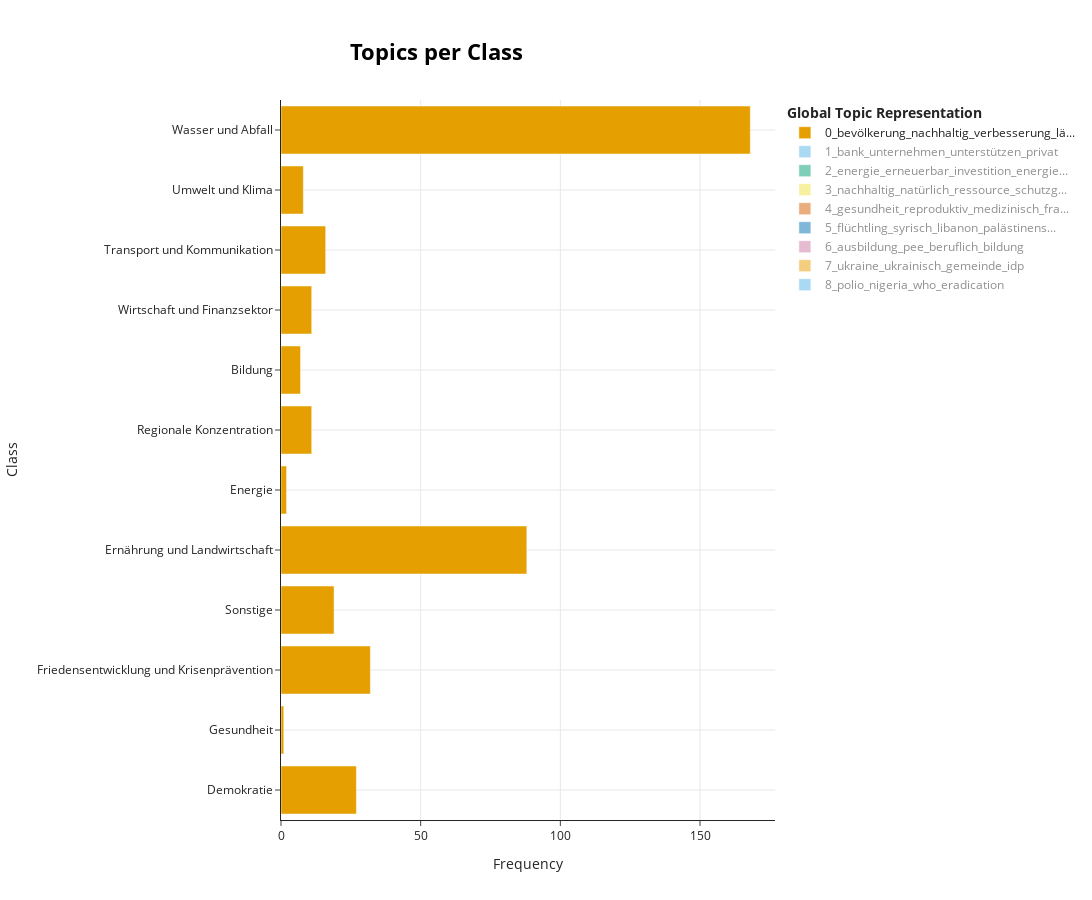

The cell this chart's notebook holds for it:
### Code cell
topic_model.visualize_topics_per_class(topics_per_class)

### Figure 1 — Plotly figure (JSON) as saved in the notebook; plotly's stock layout.template omitted (floating-point values rounded to 4 significant figures)
{"data": [{"hoverinfo": "text", "hovertext": ["<b>Topic 0</b><br>Words: kommunal, lokal, infrastruktur, bevölkerung, national", "<b>Topic 0</b><br>Words: bisp, arm, transfer, frau, flut", "<b>Topic 0</b><br>Words: bevölkerung, infrastruktur, sozial, verbesserung, lokal", "<b>Topic 0</b><br>Words: verbesserung, sozial, infrastruktur, umsetzung, bevölkerung", "<b>Topic 0</b><br>Words: landwirtschaftlich, bevölkerung, ländlich, nachhaltig, verbesserung", "<b>Topic 0</b><br>Words: sanepar, china, winter, kläranlage, heizkessel", "<b>Topic 0</b><br>Words: städtisch, ulbs, nachhaltig, infrastruktur, stadt", "<b>Topic 0</b><br>Words: bildung, ausgewählt, weiterbildung, beruflich, wachstumsregion", "<b>Topic 0</b><br>Words: ländlich, agrarsektor, landwirtschaftlich, nachhaltig, shandong", "<b>Topic 0</b><br>Words: ländlich, infrastruktur, straße, bevölkerung, weg", "<b>Topic 0</b><br>Words: batumi, bevölkerung, nachhaltig, stadt, verbesserung", "<b>Topic 0</b><br>Words: bevölkerung, wasser, stadt, verbesserung, nachhaltig"], "marker": {"color": "#E69F00"}, "name": "0_bevölkerung_nachhaltig_verbesserung_lä...", "orientation": "h", "type": "bar", "visible": true, "x": [27, 1, 32, 19, 88, 2, 11, 7, 11, 16, 8, 168], "y": ["Demokratie", "Gesundheit", "Friedensentwicklung und Krisenprävention", "Sonstige", "Ernährung und Landwirtschaft", "Energie", "Regionale Konzentration", "Bildung", "Wirtschaft und Finanzsektor", "Transport und Kommunikation", "Umwelt und Klima", "Wasser und Abfall"]}, {"hoverinfo": "text", "hovertext": ["<b>Topic 1</b><br>Words: öffentlich, distrikt, lokal, unterstützen, bevölkerung", "<b>Topic 1</b><br>Words: afreximbank, covid, afrikanisch, bank, mitgliedsstaat", "<b>Topic 1</b><br>Words: sozial, fazilität, entwicklung, komponente, ecowas", "<b>Topic 1</b><br>Words: sigap, zusage, unterstützen, öffentlich, privat", "<b>Topic 1</b><br>Words: national, saatgutbanke, ipf, parm, flloca", "<b>Topic 1</b><br>Words: afrika, privat, ghana, finanzierung, pidg", "<b>Topic 1</b><br>Words: digital, verwaltung, uemoa, transformation, boad", "<b>Topic 1</b><br>Words: medium, dwa, medienfakultät, zugang, media", "<b>Topic 1</b><br>Words: bank, unternehmen, privat, kredit, fond", "<b>Topic 1</b><br>Words: unterstützen, unterstützung, rfa, häfe, roads", "<b>Topic 1</b><br>Words: ruandisch, fonerwa, ndc, ruanda, nachhaltig", "<b>Topic 1</b><br>Words: wasserversorger, iff, ansatz, lokal, bank"], "marker": {"color": "#56B4E9"}, "name": "1_bank_unternehmen_unterstützen_privat", "orientation": "h", "type": "bar", "visible": "legendonly", "x": [52, 1, 4, 15, 5, 7, 1, 3, 200, 8, 6, 2], "y": ["Demokratie", "Gesundheit", "Friedensentwicklung und Krisenprävention", "Sonstige", "Ernährung und Landwirtschaft", "Energie", "Regionale Konzentration", "Bildung", "Wirtschaft und Finanzsektor", "Transport und Kommunikation", "Umwelt und Klima", "Wasser und Abfall"]}, {"hoverinfo": "text", "hovertext": ["<b>Topic 2</b><br>Words: btap, forstverwaltung, serbisch, provinz, dienstleistungsunternehm", "<b>Topic 2</b><br>Words: schrott, recycling, energie, türkei, erneuerbar", "<b>Topic 2</b><br>Words: wasserknappheit, bewässerung, bewässerungslandwirtschaft, erneuerbar, ägyptisch", "<b>Topic 2</b><br>Words: energie, erneuerbar, energieeffizienz, investition, leisten", "<b>Topic 2</b><br>Words: isep, berufsakademie, praxisorientierter, energie, erneuerbar", "<b>Topic 2</b><br>Words: investition, energie, ggf, erneuerbar, finanzierung", "<b>Topic 2</b><br>Words: karibib, usakos, namibisch, aufgrund, pro", "<b>Topic 2</b><br>Words: küste, tunesisch, küstenabschnitt, standort, bedrohung", "<b>Topic 2</b><br>Words: marokkanisch, energie, erneuerbar, marokko, national"], "marker": {"color": "#009E73"}, "name": "2_energie_erneuerbar_investition_energie...", "orientation": "h", "type": "bar", "visible": "legendonly", "x": [2, 7, 3, 182, 1, 26, 1, 7, 21], "y": ["Demokratie", "Sonstige", "Ernährung und Landwirtschaft", "Energie", "Bildung", "Wirtschaft und Finanzsektor", "Transport und Kommunikation", "Umwelt und Klima", "Wasser und Abfall"]}, {"hoverinfo": "text", "hovertext": ["<b>Topic 3</b><br>Words: bde, öffentlich, kommunal, gemeindeentwicklung, subnational", "<b>Topic 3</b><br>Words: kolumbianisch, kolumbien, politikmatrix, reformschritte, vereinbart", "<b>Topic 3</b><br>Words: ccrif, stiftung, zertifikate, weltbank, entwicklung", "<b>Topic 3</b><br>Words: nacional, betragen, plan, pnc, schwerkraftbewässerung", "<b>Topic 3</b><br>Words: mexikanisch, mexiko, energieeffizient, entwicklungsbank, energie", "<b>Topic 3</b><br>Words: insuresilience, klimawandel, nachhaltig, iif, arc", "<b>Topic 3</b><br>Words: urban, policy, unterstützen, nachhaltig, kolumbianisch", "<b>Topic 3</b><br>Words: nachhaltig, natürlich, schutzgebiet, ressource, schutz", "<b>Topic 3</b><br>Words: nakuru, see, nationalpark, lnnp, policy"], "marker": {"color": "#F0E442"}, "name": "3_nachhaltig_natürlich_ressource_schutzg...", "orientation": "h", "type": "bar", "visible": "legendonly", "x": [2, 8, 3, 1, 27, 33, 11, 156, 5], "y": ["Demokratie", "Friedensentwicklung und Krisenprävention", "Sonstige", "Ernährung und Landwirtschaft", "Energie", "Wirtschaft und Finanzsektor", "Transport und Kommunikation", "Umwelt und Klima", "Wasser und Abfall"]}, {"hoverinfo": "text", "hovertext": ["<b>Topic 4</b><br>Words: kind, faso, kinderarbeit, schwerpunktregion, menschenrecht", "<b>Topic 4</b><br>Words: gesundheit, reproduktiv, medizinisch, krankenhaus, bevölkerung", "<b>Topic 4</b><br>Words: rrp, sudan, kleinkinder, kind, epidemie", "<b>Topic 4</b><br>Words: covid, pandemie, sicherungssystem, sozial, auswirkung", "<b>Topic 4</b><br>Words: frau, kind, schwanger, ernährung, stillend", "<b>Topic 4</b><br>Words: lmph, biomedizintechnik, hochschule, abeba, verbessern", "<b>Topic 4</b><br>Words: haushalt, covid, naf, sozio, verlieren"], "marker": {"color": "#D55E00"}, "name": "4_gesundheit_reproduktiv_medizinisch_fra...", "orientation": "h", "type": "bar", "visible": "legendonly", "x": [6, 173, 6, 8, 13, 3, 3], "y": ["Demokratie", "Gesundheit", "Friedensentwicklung und Krisenprävention", "Sonstige", "Ernährung und Landwirtschaft", "Bildung", "Wirtschaft und Finanzsektor"]}, {"hoverinfo": "text", "hovertext": ["<b>Topic 5</b><br>Words: flüchtling, wep, bevölkerung, frau, jemen", "<b>Topic 5</b><br>Words: flüchtling, syrisch, libanon, syrien, palästinensisch", "<b>Topic 5</b><br>Words: flüchtling, libanon, palästinensisch, syrisch, syrien", "<b>Topic 5</b><br>Words: host, communities, flüchtling, syrisch, stromversorgung", "<b>Topic 5</b><br>Words: flüchtling, libanesisch, kind, syrisch, zugang", "<b>Topic 5</b><br>Words: flüchtling, smed, syrisch, mfis, jemen", "<b>Topic 5</b><br>Words: flüchtling, sfd, syrisch, bevölkerung, abwasserentsorgung"], "marker": {"color": "#0072B2"}, "name": "5_flüchtling_syrisch_libanon_palästinens...", "orientation": "h", "type": "bar", "visible": "legendonly", "x": [5, 52, 66, 1, 33, 5, 21], "y": ["Gesundheit", "Friedensentwicklung und Krisenprävention", "Sonstige", "Energie", "Bildung", "Wirtschaft und Finanzsektor", "Wasser und Abfall"]}, {"hoverinfo": "text", "hovertext": ["<b>Topic 6</b><br>Words: gebietskörperschaft, betriebskomitees, dezentralisierung, vertreter, lokal", "<b>Topic 6</b><br>Words: activator, activat, jung, gleichaltrig, leadership", "<b>Topic 6</b><br>Words: beruflich, fortzubild, bildung, berufsbildungsinstitution, mauretanisch", "<b>Topic 6</b><br>Words: frühkindlich, jugendlich, kind, grundlegend, schule", "<b>Topic 6</b><br>Words: pee, ausbildung, bildung, beruflich, qualität", "<b>Topic 6</b><br>Words: berufsbildung, ausbildung, beruflich, jung, bildung", "<b>Topic 6</b><br>Words: namibias, campus, fakultät, ongwediva, fachbereich"], "marker": {"color": "#CC79A7"}, "name": "6_ausbildung_pee_beruflich_bildung", "orientation": "h", "type": "bar", "visible": "legendonly", "x": [4, 1, 2, 1, 74, 21, 1], "y": ["Demokratie", "Gesundheit", "Sonstige", "Ernährung und Landwirtschaft", "Bildung", "Wirtschaft und Finanzsektor", "Transport und Kommunikation"]}, {"hoverinfo": "text", "hovertext": ["<b>Topic 7</b><br>Words: ukrainisch, usif, ukraine, infrastruktur, idps", "<b>Topic 7</b><br>Words: krankenhaus, senior, bett, ccbrt, wenshan", "<b>Topic 7</b><br>Words: ukraine, kind, idp, ukrainisch, familie", "<b>Topic 7</b><br>Words: idp, ukraine, ukrainisch, familie, sozial", "<b>Topic 7</b><br>Words: ukrain, angriffskrieg, sewoh, nukleusbetrieb, kleinbauern", "<b>Topic 7</b><br>Words: ukraine, ukrainisch, energiegemeinschaft, support, stromnetz", "<b>Topic 7</b><br>Words: convivir, jugendlich, guatemala, räume, jugendliche", "<b>Topic 7</b><br>Words: roma, ukrainisch, ukraine, jugendlich, binnenvertrieben", "<b>Topic 7</b><br>Words: caf, lateinamerika, zug, linie, entwicklungsbank", "<b>Topic 7</b><br>Words: psb, ecuadorianisch, ecuador, afro, gemeinde", "<b>Topic 7</b><br>Words: himare, gemeinde, ggf, abwasserentsorgung, himar"], "marker": {"color": "#E69F00"}, "name": "7_ukraine_ukrainisch_gemeinde_idp", "orientation": "h", "type": "bar", "visible": "legendonly", "x": [7, 2, 7, 7, 4, 4, 8, 5, 1, 1, 1], "y": ["Demokratie", "Gesundheit", "Friedensentwicklung und Krisenprävention", "Sonstige", "Ernährung und Landwirtschaft", "Energie", "Bildung", "Wirtschaft und Finanzsektor", "Transport und Kommunikation", "Umwelt und Klima", "Wasser und Abfall"]}, {"hoverinfo": "text", "hovertext": ["<b>Topic 8</b><br>Words: polio, nigeria, who, eradication, ausrottung"], "marker": {"color": "#56B4E9"}, "name": "8_polio_nigeria_who_eradication", "orientation": "h", "type": "bar", "visible": "legendonly", "x": [11], "y": ["Gesundheit"]}], "layout": {"height": 900, "hoverlabel": {"bgcolor": "white", "font": {"family": "Rockwell", "size": 16}}, "legend": {"title": {"text": "<b>Global Topic Representation"}}, "title": {"font": {"color": "Black", "size": 22}, "text": "<b>Topics per Class</b>", "x": 0.4, "xanchor": "center", "y": 0.95, "yanchor": "top"}, "width": 1250, "xaxis": {"showgrid": true, "title": {"text": "Frequency"}}, "yaxis": {"showgrid": true, "title": {"text": "Class"}}}}
